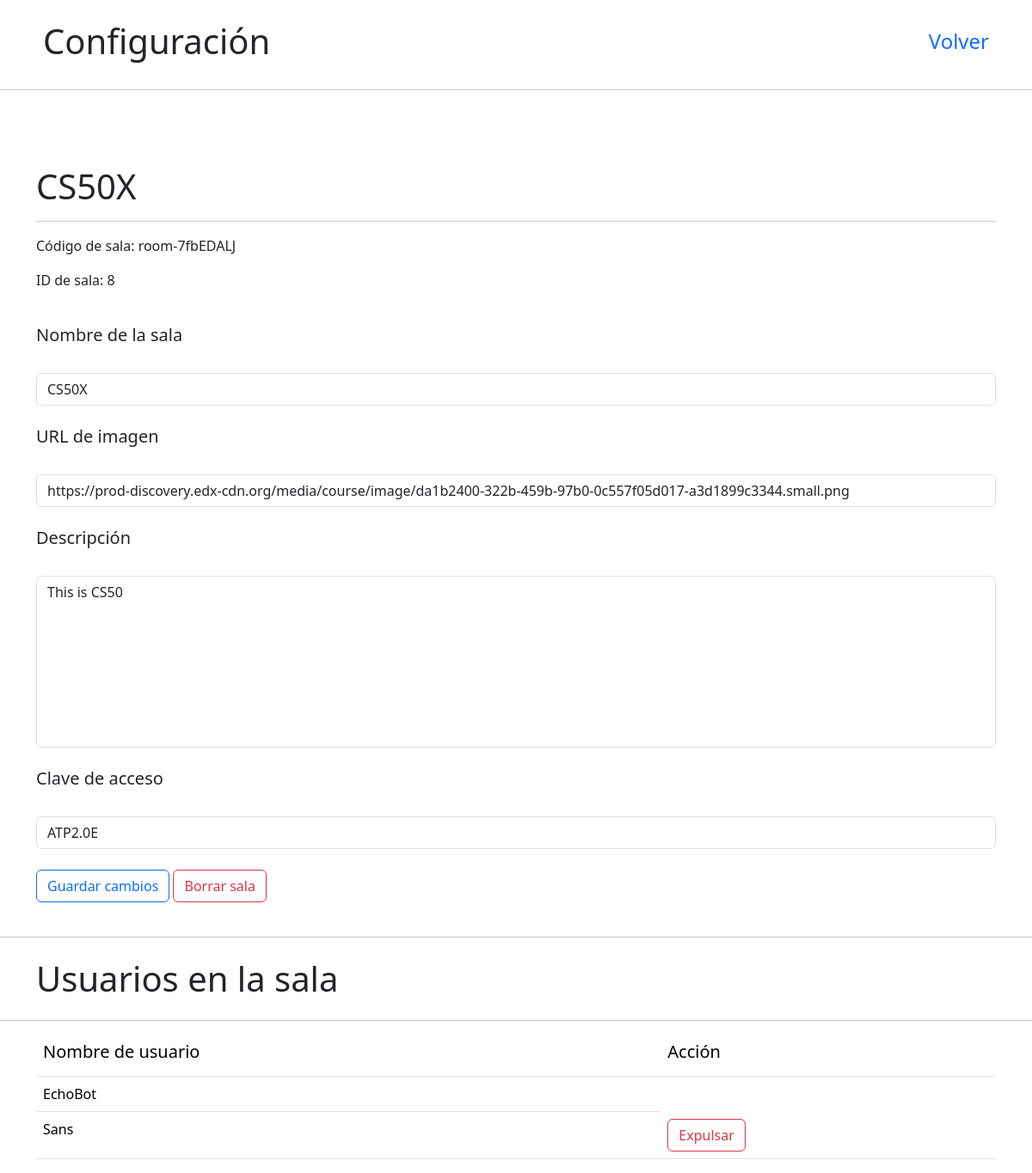
Page /edit/8 (signed in) on the earlier database version.
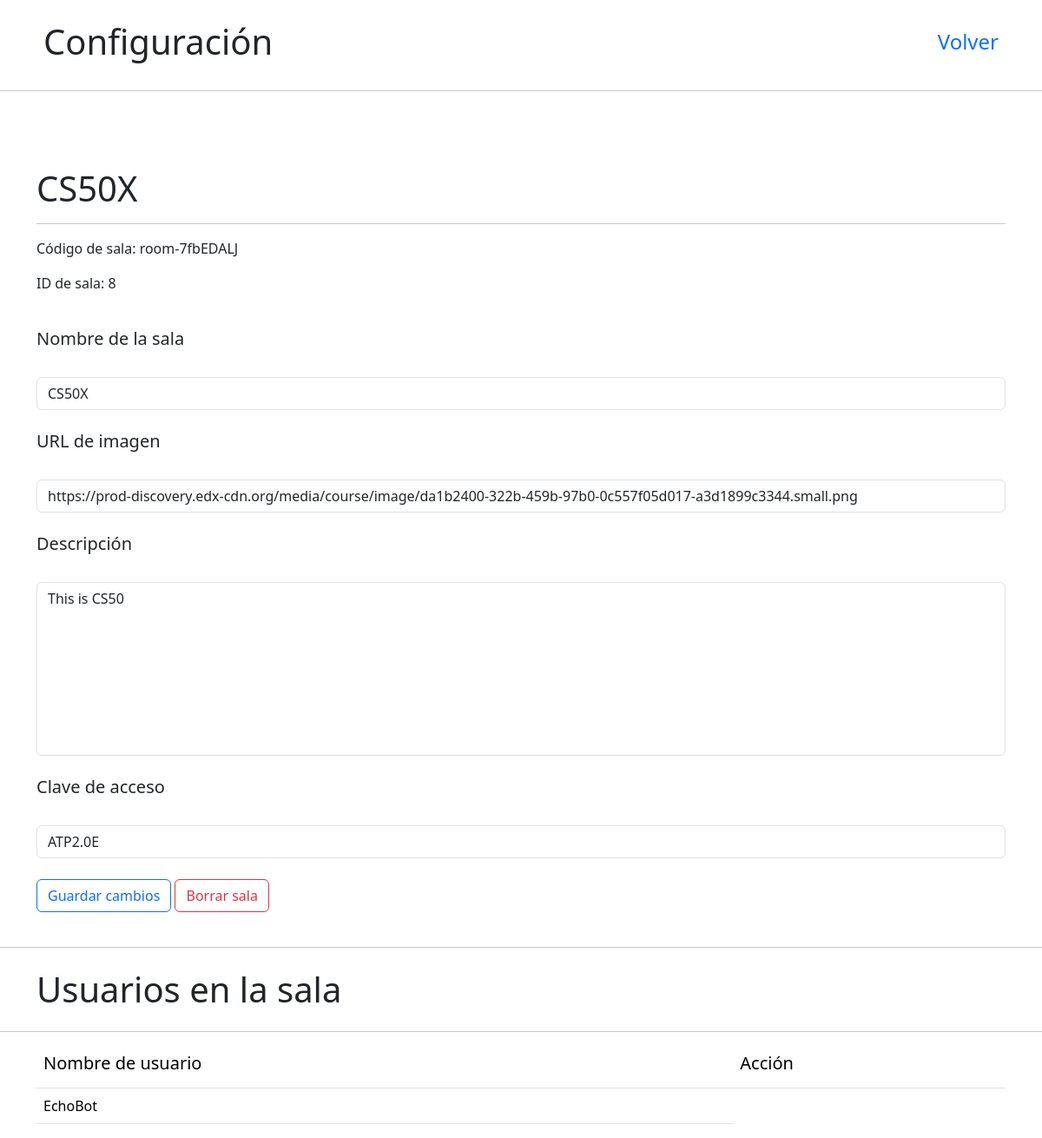
Same page on the later database version.
### chats/models.py (models this page shows)
class Salas(models.Model):
    nombre = models.CharField(max_length=255, null=False)
    codigo = models.CharField(max_length=16, unique=True)
    descripcion = models.TextField()
    imagen = models.CharField(max_length=255, default='https://liquipedia.net/commons/images/1/1a/Brawl_Kit.png')
    password = models.CharField(max_length=100, null=True)
    creador = models.ForeignKey(CustomUser, on_delete=models.CASCADE, related_name='room_creator')
    fecha = models.DateTimeField(auto_now_add=True)

class CustomUser(AbstractUser):
    image = models.CharField(max_length=255, null=True, default='https://cdn0.iconfinder.com/data/icons/unigrid-flat-human-vol-2/90/011_101_anonymous_anonym_hacker_vendetta_user_human_avatar-512.png')
    biografia = models.TextField(default='Sin biografía.')
    def __str__(self) -> str:
        return self.username

### chats/views.py (the view, shortened to what this page needs)
# urls.py: path('edit/<int:id>', views.edit_room, name='edit'), # Configuración de sala
@login_required
def edit_room(request, id):
    room = get_object_or_404(Salas, id=id)
    message = ''
    relacion = SalasUsuarios.objects.filter(sala=id)
    members = [member.usuario for member in relacion]
    respaldo = ''
    return render(request, 'interfaces/configure_room.html', {
        'room' : room,
        'message' : message,
        'users' : members,
        'editar' : True
    })

### chats/templates/interfaces/configure_room.html (shortened to what this page needs)
{% extends 'layouts/main.html' %}
{% load static %}
{% block content %}
<div class="navbar mt-2">
    <div class="container d-flex">
        <h1 class="col-4 m-2">{% if editar %}Configuración{% else %}Información{% endif %}</h1>
        <div class="d-flex nav-items">
            <a href="{% url 'room' id=room.id %}"><h4 class="m-2">Volver</h4></a>
        </div>
    </div>
</div>
<hr>
<div class="container">
</div>
<br>
<div class="container">
    <br>
    <h1>{{ room.nombre }}</h1>
    <hr>
    <p>Código de sala: {{ room.codigo }}</p>
    <p>ID de sala: {{ room.id }}</p>
    {% if editar %}
        <form action="{% url 'edit' id=room.id %}" method="post">
            <br>
            <h5>Nombre de la sala</h5>
            <br>
            <input type="text" class="col-8 form-control" placeholder="Nombre de la sala" name="nombre" value="{{ room.nombre }}">
            <br>
            <h5>URL de imagen</h5>
            <br>
            <input type="text" class="col-8 form-control" placeholder="URL de imagen" name="imagen" value="{{ room.imagen }}">
            <br>
            <h5>Descripción</h5>
            <br>
            <textarea class="form-control" name="descripcion" id="" style="resize: none; height: 200px" placeholder="Descripción de la sala (Opcional)">{{ room.descripcion }}</textarea>
            <br>
            <h5>Clave de acceso</h5>
            <br>
            <input type="text" class="col-8 form-control" placeholder="Código de sala" name="password" value="{% if room.password %}{{ room.password }}{% endif %}">
            <br>
            <div class="">
                <button type="submit" class="btn btn-outline-primary">Guardar cambios</button>
                <button type="button" class="btn btn-outline-danger" data-bs-toggle="modal" data-bs-target="#staticBackdrop">
                    Borrar sala
                </button>
            </div>
        </form>
    {% else %}
    <br>
        <p>Creada por: {{ room.creador }}</p>
        <h4>Descripción</h4>
        <p>{{ room.descripcion }}</p>
        <a href="{% url 'deluser' room_id=room.id user_id=user.id %}"><button class="btn btn-outline-danger">Salir de la sala</button></a>
    {% endif %}
</div>
<br>
<hr>
<div class="container mt-4 d-flex">
    <div class="col-9">
        <h1>Usuarios en la sala</h1>
    </div>
</div>
<hr>
<div class="container">
    <table class="table custom-table">
        <thead>
            <tr>
                <th scope="col"><h5>Nombre de usuario</h5></th>
                {% if editar %}
                <th scope="col"><h5>Acción</h5></th>
                {% endif %}
            </tr>
        </thead>
        <tbody>
            {% for username in users %}
                <tr>
                    <td><a class="etiqueta-black" href="{% url 'profile' id=username.id %}">{{ username }}</a></td>
                    {% if not room.creador == username and editar and room.password %}
                        <td><a href="{% url 'deluser' room_id=room.id user_id=username.id %}"><button class="btn btn-outline-danger">Expulsar</button></a></td>
                    {% endif %}
                </tr>
            {% endfor %}
        </tbody>
    </table>
</div>
{% endblock %}

### chats/templates/layouts/main.html (shortened to what this page needs)
{% load static %}
<!DOCTYPE html>
<html lang="en">
<head>
    <link rel="stylesheet" href="{% static 'css/style.css' %}">
    <link href="https://cdn.jsdelivr.net/npm/bootstrap@5.3.2/dist/css/bootstrap.min.css" rel="stylesheet">
    <link rel="stylesheet" href="https://cdn.jsdelivr.net/npm/bootstrap-icons@1.10.3/font/bootstrap-icons.css">
</head>
<body>
    {% block content %}
    {% endblock %}
</body>
</html>

### chats/static/css/style.css (style rules this page uses)
hr { margin: 0; padding: 0; }
a { text-decoration: none !important; }
.etiqueta-black { color: black; }

Differences in the rows shown:
removed CustomUser: username "Sans", shows "Expulsar"
